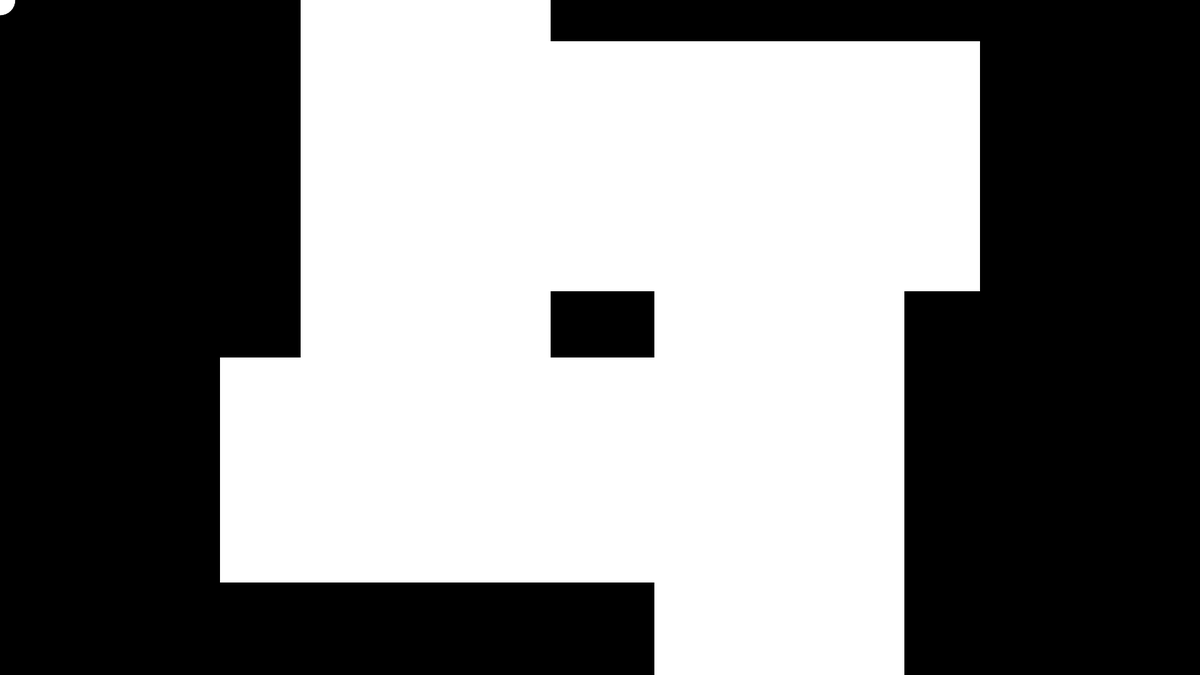
Frame 1 (no input)
Frame 60 (no input): identical to frame 1, image omitted
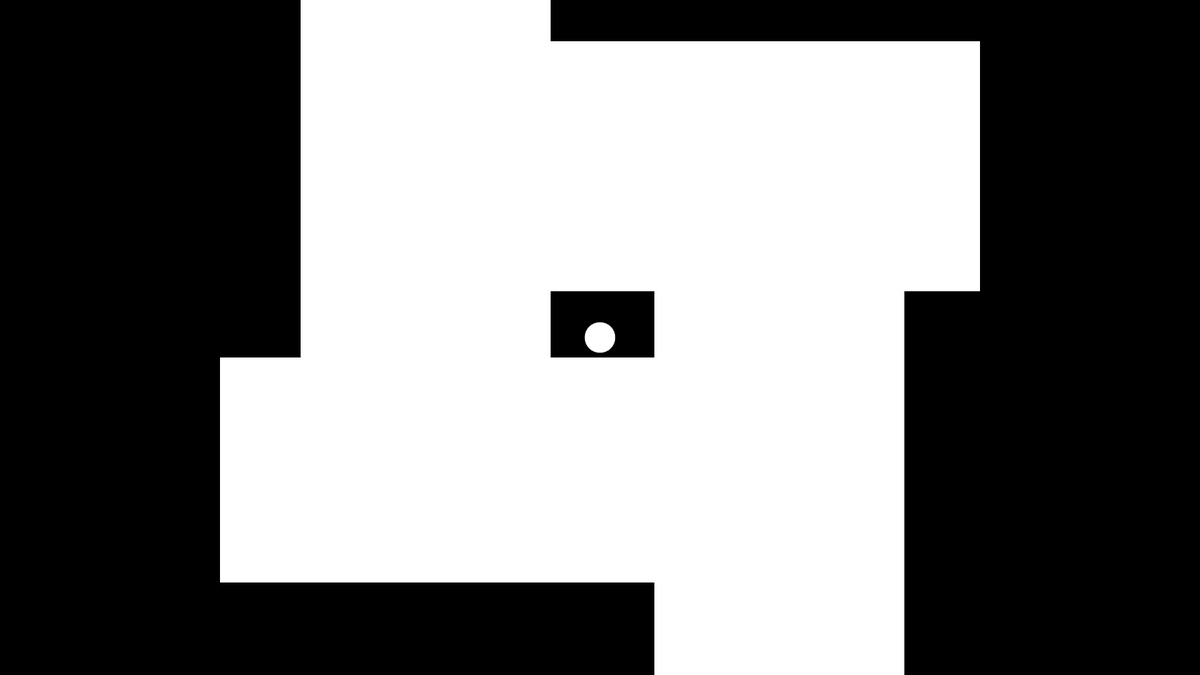
Frame 120 (the mouse pressed at the canvas centre since frame 60)

The p5.js sketch that drew these frames (run headless with seeded random() and noise() and a simulated clock; from frame 60 on, the mouse is pressed at the canvas centre):

// p5.js sketch
// ── sketch.js
let x;
let y;
let xoff;
let yoff;
let arr = [a,b,c,d,e,f,g,h,i,j,k,l,m,n,o,p]

function setup() {
    createCanvas(1920,1080);
}
function draw() {
    x = mouseX;
    y = mouseY;
    background(0);
    mapMonitor();
    ellipse(mouseX,mouseY,50,50);
    for(let i = 0; i < arr.length; i++) {
        crossedLine(x,y,xoff,yoff,arr[i]);
    }
    xoff = x;
    yoff = y;

}
function crossedLine(x,y,xoff,yoff,line) {
    if (line.direction == 0) {
        crossedLineOny(x,y,xoff,yoff,line);
    }
    else if (line.direction == 1) {
        crossedLineOnx(x,y,xoff,yoff,line);
    }
    else {
        console.log("Error");
    }
}
function crossedLineOny(x,y,xoff,yoff,line) {
    let linex = line.startX;
    let parede = line.dentro;
    if(line.startY - line.endY > 0) {
        B = line.startY; 
        A = line.endY;
    }
    else if (line.startY - line.endY < 0) {
        B = line.endY;
        A = line.startY;
    }
    if ((y < B && y > A) && ( yoff < B && yoff > A)) {
        if (parede == 'direita' && x < linex && xoff > linex) {
            console.log("Crossed line horizontaly to the left");
        }
        else if (parede == 'esquerda' && x > linex && xoff < linex) {
            console.log("Crossed line horizontaly to the right");
        }
    }


}
function crossedLineOnx(x,y,xoff,yoff,line) { 
    if(line.startX - line.endX > 0) {
        B = line.startX; 
        A = line.endX;
    }
    else if (line.startX - line.endX < 0) {
        B = line.endX;
        A = line.startX;
    }
    if ((x < B && x > A) && ( xoff < B && xoff > A)) {
        if (line.dentro == 'emcima' && y > line.startY && yoff < line.startY) {
            console.log("Crossed line vertically to the bottom");
        }
        else if (line.dentro == 'embaixo' && y < line.startY && yoff > line.startY) {
            console.log("Crossed line vertically to the top");
        }
    }
}
/**
 * Draws the map monitor on the canvas.
 */
function mapMonitor(){
    push(); 
    fill(255);
    noStroke();
    /**
     * Draws the first monitor rectangle.
     */
    monitor1 = {
        x: 481,
        y: 0,
        width: 400,
        height: 640
    }
    rect(481,0,400,640); // tela dos monitores
    /**
     * Draws the second monitor rectangle.
     */
    monitor2 = {
        x: 881,
        y: 66,
        width: 640,
        height: 400
    }
    rect(928,66,640,400);
    /**
     * Draws the third monitor rectangle.
     */
    monitor3 = {
        x: 352,
        y: 572,
        width: 640,
        height: 360
    }
        rect(352,572,640,360); 
    /**
     * Draws the fourth monitor rectangle.
     */
    monitor4 = {
        x: 1047,
        y: 440,
        width: 400,
        height: 640
    }
     rect(1047,440,400,640);
    
    /**
     * Draws the border of the first monitor.
     */
    borda1 = rect(879,66,60,400); // borda dos monitores
    
    /**
     * Draws the border of the third monitor.
     */
    borda2 = rect(989,572,60,360);
    
    pop();
}

// ── apple.js
class Apple {
    constructor(pos) { // the initial apple is created with a position
        this.x = pos[0];
        this.y = pos[1];
        this.loc = createVector(this.x, this.y);
    }
    location() { // a new apple is created in a random position inside one of the monitors
        this.pos = isIn()
        this.x = this.pos[0];
        this.y = this.pos[1];
        this.loc = createVector(this.x, this.y);
    }
    show() { // draws the apple
        fill(255, 0, 0);
        circle(this.loc.x, this.loc.y, 35);
    }
}
// ── lines.js
let a = {
    // JSON object properties here
    direction: 0,
    dentro: 'direita',
    startX: 481,
    startY: 572,
    endX: 481,
    endY: 0
}; 

let b = {
    direction: 1,
    dentro: 'embaixo',
    startX: 481,
    startY: 0,
    endX: 881,
    endY: 0
};

let c = {
    direction: 0,
    dentro: 'esquerda',
    startX: 881,
    startY: 0,
    endX: 881,
    endY: 66
};

let d = {
    direction: 1,
    dentro: 'embaixo',
    startX: 881,
    startY: 66,
    endX: 1568,
    endY: 66
};

let e = {
    direction: 0,
    dentro: 'esquerda',
    startX: 1568,
    startY: 66,
    endX: 1568,
    endY: 466
};

let f = {
    direction: 1,
    dentro: 'emcima',
    startX: 1568,
    startY: 466,
    endX: 1446,
    endY: 466
};

let g = {
    direction: 0,
    dentro: 'esquerda',
    startX: 1446,
    startY: 466,
    endX: 1446,
    endY: 1080
};

let h = {
    direction: 1,
    dentro: 'emcima',
    startX: 1446,
    startY: 1080,
    endX: 1047,
    endY: 1080
};

let i = {
    direction: 0,
    dentro: 'direita',
    startX: 1047,
    startY: 1080,
    endX: 1047,
    endY: 932
};

let j = {
    direction: 1,
    dentro: 'emcima',
    startX: 1047,
    startY: 932,
    endX: 352,
    endY: 932
};

let k = {
    direction: 0,
    dentro: 'direita',
    startX: 352,
    startY: 932,
    endX: 352,
    endY: 572
};

let l = {
    direction: 1,
    dentro: 'embaixo',
    startX: 352,
    startY: 572,
    endX: 481,
    endY: 572
};

let m = {
    direction: 0,
    dentro: 'esquerda',
    startX: 881,
    startY: 572,
    endX: 881,
    endY: 465
};

let n = {
    direction: 1,
    dentro: 'emcima',
    startX: 881,
    startY: 465,
    endX: 1047,
    endY: 465
};

let o = {
    direction: 0,
    dentro: 'direita',
    startX: 1047,
    startY: 465,
    endX: 1047,
    endY: 572
};

let p = {
    direction: 1,
    dentro: 'embaixo',
    startX: 1047,
    startY: 572,
    endX: 881,
    endY: 572
};


// ── snake.js
class Snake {
    constructor(x, y) {
        this.x = x;
        this.y = y;
        this.speed = 2;
        this.alive = true;
        this.start = false
        this.body = []; // array to store the positions of the body
        for(let i = 0; i < 5; i++) {
            this.body.push({x: this.x - i * 12, y: this.y}); // initialize the body positions
        }
        this.head = this.body[0]; 
    }
    setDir(x, y) { // set the direction of the snake
        if(this.xdir == -x || this.ydir == -y) {
            return;
        }
        this.xdir = x;
        this.ydir = y;
    }
    show() { 
        push();

        for(let i = 0; i < this.body.length; i++) {
            fill(colors[i], colors[i + 1], colors[i + 2])
            circle(this.body[i].x, this.body[i].y, 60); // draw the body at the stored positions
        }
        fill(0);  // draw the eyes of the snake
        let eyeRadius = 10; 
        let eyeOffset = 20; 
        let eyeX1 = this.body[0].x + this.xdir * eyeOffset - this.ydir * eyeOffset;
        let eyeY1 = this.body[0].y + this.ydir * eyeOffset + this.xdir * eyeOffset;
        let eyeX2 = this.body[0].x + this.xdir * eyeOffset + this.ydir * eyeOffset;
        let eyeY2 = this.body[0].y + this.ydir * eyeOffset - this.xdir * eyeOffset;
        circle(eyeX1, eyeY1, eyeRadius);
        circle(eyeX2, eyeY2, eyeRadius);
        pop();
    }
    update() {
        // update the body positions
        let bodyspeed = this.speed/50; // speed at which the body parts follow the head
        for(let i = this.body.length - 1; i > 0; i--) {
            let dx = this.body[i - 1].x - this.body[i].x;
            let dy = this.body[i - 1].y - this.body[i].y;
            let dist = Math.sqrt(dx * dx + dy * dy);
            if(dist > 0) {
                this.body[i].x += dx * bodyspeed;
                this.body[i].y += dy * bodyspeed;
            }
        }
        this.body[0] = {x: this.x, y: this.y}; // the head of the snake is at the current position
    }
    step() 
    {   // if the game has started (enter has been pressed while a snake is alive) the snake moves
        if (this.start == true){ 
            // if the snake has not been given a direction it doesnt move and changes the 
            if(this.xdir == undefined && this.ydir == undefined){ 
                this.xdir = 1;
                this.ydir = 1;
            }
            else {    
            this.x += this.xdir * this.speed;
            this.y += this.ydir * this.speed;
            }
        }
        else {
            this.speed = 0;
        }
    }
    kill() { // kill the snake
        this.start = false;
        this.body = [];
        this.x = 0;
        this.y = 0;
        this.alive = false;
    }
    eat() { // check if the snake has eaten the apple and if so creates a new apple and adds a body part
        let head = this.body[0];
        let d = dist(head.x, head.y, apple.loc.x, apple.loc.y);
        if(d < 35) {
            apple.location();
            this.body.push({x: this.x, y: this.y});
        }
    }
}
